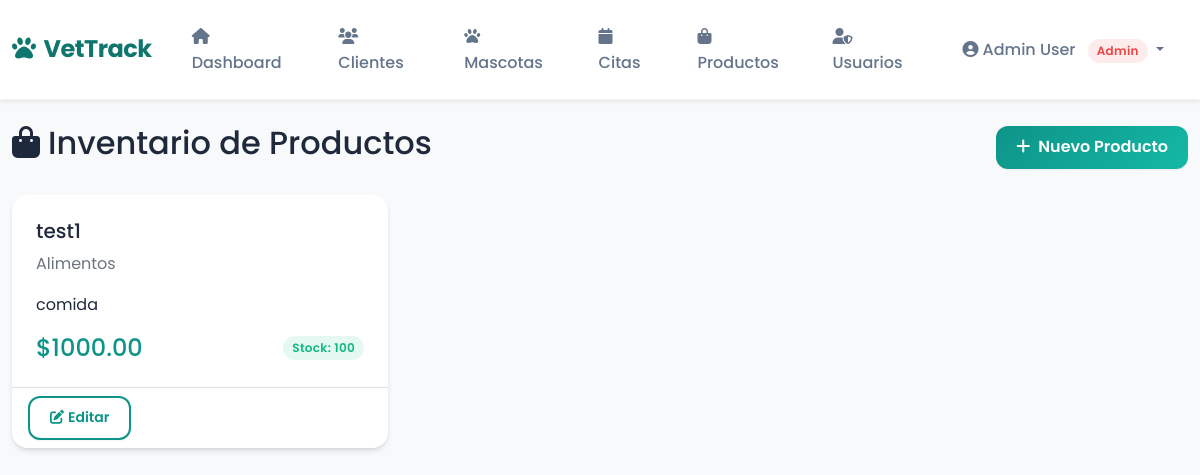
Page /productos (signed in) on the committed database.
### app/models.py (models this page shows)
class Producto(db.Model):
    __tablename__ = 'productos'
    id_producto = db.Column(db.Integer, primary_key=True)
    nombre = db.Column(db.String(150), nullable=False)
    descripcion = db.Column(db.String(300))
    precio = db.Column(db.Numeric(10, 2), nullable=False)
    categoria = db.Column(db.String(100))
    imagen_url = db.Column(db.String(255))
    stock = db.Column(db.Integer, default=0)
    activo = db.Column(db.Boolean, default=True)

### app/routes/productos.py (the view)
@productos_bp.route('/productos')
@login_required
def lista_productos():
    productos = Producto.query.filter_by(activo=True).all()
    return render_template('productos/lista.html', productos=productos)

### app/routes/main.py (called while the page is built)
def login_required(f):
    @wraps(f)
    def decorated_function(*args, **kwargs):
        if 'user_id' not in session:
            return redirect(url_for('auth.login'))
        return f(*args, **kwargs)
    return decorated_function

### app/templates/productos/lista.html
{% extends 'base.html' %}
{% block content %}
<div class="d-flex justify-content-between align-items-center mb-4">
    <h2><i class="fas fa-shopping-bag me-2"></i>Inventario de Productos</h2>
    <a href="{{ url_for('productos.nuevo_producto') }}" class="btn btn-primary">
        <i class="fas fa-plus me-2"></i>Nuevo Producto
    </a>
</div>
<div class="row">
    {% for producto in productos %}
    <div class="col-md-4 mb-4">
        <div class="card h-100">
            <div class="card-body">
                <h5 class="card-title">{{ producto.nombre }}</h5>
                <p class="text-muted">{{ producto.categoria }}</p>
                <p class="card-text">{{ producto.descripcion }}</p>
                <div class="d-flex justify-content-between align-items-center">
                    <span class="h4 text-primary mb-0">${{ "%.2f"|format(producto.precio) }}</span>
                    <span class="badge bg-{{ 'success' if producto.stock > 10 else 'warning' }}">
                        Stock: {{ producto.stock }}
                    </span>
                </div>
            </div>
            <div class="card-footer bg-white">
                <a href="{{ url_for('productos.editar_producto', id=producto.id_producto) }}" class="btn btn-sm btn-outline-primary">
                    <i class="fas fa-edit me-1"></i>Editar
                </a>
            </div>
        </div>
    </div>
    {% endfor %}
</div>
{% endblock %}

### app/static/css/style.css (style rules this page uses)
:root { --primary: #0d9488; --primary-light: #14b8a6; --primary-dark: #0f766e; --secondary: #64748b; --accent: #f59e0b; --bg-body: #f0fdfa; --bg-card: #ffffff; --text-main: #1e293b; --text-muted: #64748b; --success: #10b981; --danger: #ef4444; --warning: #f59e0b; --info: #3b82f6; --shadow-sm: 0 1px 2px 0 rgb(0 0 0 / 0.05); --shadow-md: 0 4px 6px -1px rgb(0 0 0 / 0.1), 0 2px 4px -2px rgb(0 0 0 / 0.1); --shadow-lg: 0 10px 15px -3px rgb(0 0 0 / 0.1), 0 4px 6px -4px rgb(0 0 0 / 0.1); --radius-md: 0.75rem; --radius-lg: 1rem; }
body { font-family: 'Poppins', sans-serif; background-color: var(--bg-body); color: var(--text-main); line-height: 1.6; }
.card { background: var(--bg-card); border: none; border-radius: var(--radius-lg); box-shadow: var(--shadow-md); transition: transform 0.3s ease, box-shadow 0.3s ease; overflow: hidden; }
.card-body { padding: 1.5rem; }
.btn { border-radius: var(--radius-md); padding: 0.6rem 1.25rem; font-weight: 600; transition: all 0.2s ease; border: none; box-shadow: var(--shadow-sm); }
.btn-primary { background: linear-gradient(135deg, var(--primary) 0%, var(--primary-light) 100%); color: white; }
.btn-outline-primary { border: 2px solid var(--primary); color: var(--primary); background: transparent; }
.badge { padding: 0.5em 0.75em; font-weight: 600; border-radius: 9999px; letter-spacing: 0.025em; }
.badge.bg-success { background-color: rgba(16, 185, 129, 0.1) !important; color: var(--success); }
.text-primary { color: var(--primary) !important; }

### rows in the picture
Producto: nombre "test1", categoria "Alimentos", descripcion "comida", precio "1000.00", stock "100"

### other values in the picture
{{ session.get('user_name') }} "Admin User"
{{ session.get('user_role') }} "Admin"
